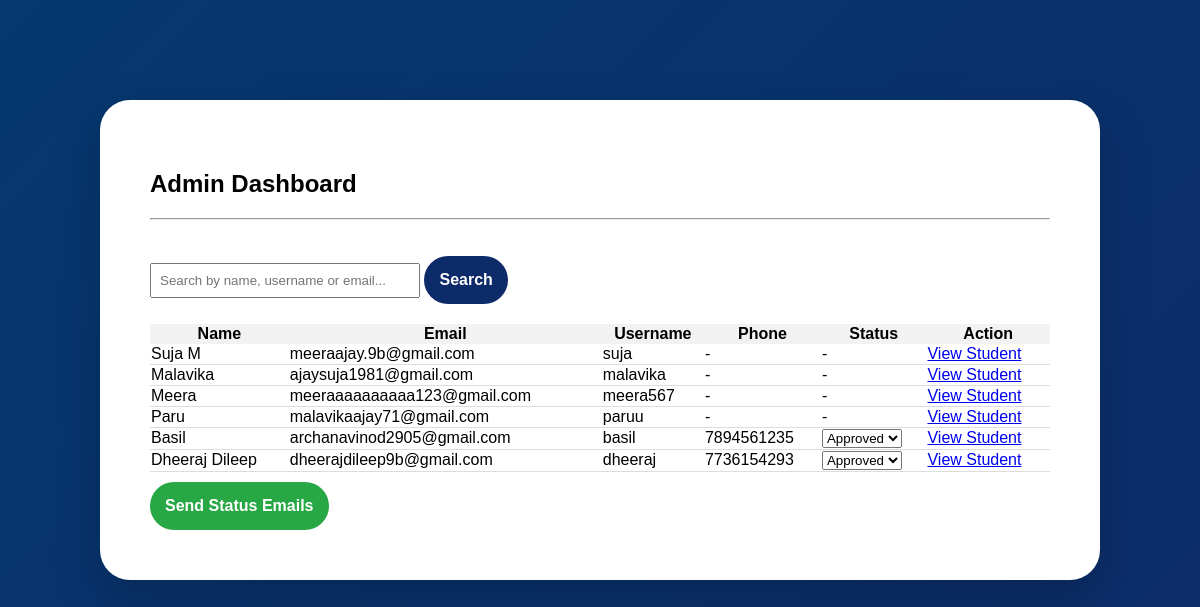
The app's page /admin-dashboard/ (signed in) with its own data.
### core/models.py (models this page shows, shortened)
class StudentProfile(models.Model):
    user = models.OneToOneField(User, on_delete=models.CASCADE)
    username = models.CharField(max_length=150)
    full_name = models.CharField(max_length=100)
    email = models.EmailField(unique=True)
    profile_photo = models.ImageField(upload_to='profile_photos/', blank=True, null=True)
    otp = models.CharField(max_length=6, blank=True, null=True)
    is_verified = models.BooleanField(default=False)

class InternshipApplication(models.Model):
    student = models.ForeignKey(StudentProfile, on_delete=models.CASCADE)
    phone_number = models.CharField(max_length=15)
    college_name = models.CharField(max_length=200)
    course_department = models.CharField(max_length=200)
    year_semester = models.CharField(max_length=50)
    skills = models.TextField()
    resume = models.FileField(upload_to='resumes/')
    applied_at = models.DateTimeField(auto_now_add=True)

### core/views.py (the view)
# urls.py: path('admin-dashboard/', views.admin_dashboard, name='admin_dashboard'),
@login_required
def admin_dashboard(request):
    if not request.user.is_staff:
        return redirect('home')
    query = request.GET.get('q', '')
    students = StudentProfile.objects.all()
    if query:
        students = students.filter(
            Q(full_name__icontains=query) |
            Q(username__icontains=query) |
            Q(email__icontains=query)
        )
    data = []
    for student in students:
        selection = InternshipSelection.objects.filter(student=student).first()
        application = InternshipApplication.objects.filter(student=student).first()
        data.append({
            'student': student,
            'selection': selection,
            'application': application
        })
    return render(request, 'admin_dashboard.html', {
        'data': data,
        'query': query
    })

### templates/admin_dashboard.html (shortened to what this page needs)
{% load static %}
<!DOCTYPE html>
<html>
<head>
    <link rel="stylesheet" href="{% static 'css/style.css' %}">
</head>
<body>
<section class="apply-page">
    <div class="apply-container">
        <h1>Admin Dashboard</h1>
        <hr><br>
        <form method="GET" style="margin-bottom:20px;">
            <input type="text"
                name="q"
                placeholder="Search by name, username or email..."
                value="{{ query }}"
                style="padding:8px; width:250px;">
            <button type="submit" class="submit-btn">
                Search
            </button>
        </form>
        <table style="width:100%; border-collapse: collapse;">
            <thead>
                <tr style="background:#f2f2f2;">
                    <th>Name</th>
                    <th>Email</th>
                    <th>Username</th>
                    <th>Phone</th>
                    <th>Status</th>
                    <th>Action</th>
                </tr>
            </thead>
            <tbody>
            {% for item in data %}
                <tr style="border-bottom:1px solid #ddd;">
                    <td>{{ item.student.full_name }}</td>
                    <td>{{ item.student.email }}</td>
                    <td>{{ item.student.username }}</td>
                    <td>
                        {% if item.application %}
                            {{ item.application.phone_number }}
                        {% else %}
                            -
                        {% endif %}
                    </td>
                    <td>
                        {% if item.selection %}
                            <form method="POST" action="{% url 'update_status' item.selection.id %}">
                                <select name="status" onchange="this.form.submit()">
                                    <option value="Approved" {% if item.selection.status == 'Approved' %}selected{% endif %}>Approved</option>
                                </select>
                            </form>
                        {% else %}
                            -
                        {% endif %}
                    </td>
                    <td>
                        <a href="{% url 'view_student' item.student.id %}">
                            View Student
                        </a>
                    </td>
                </tr>
            {% endfor %}
            </tbody>
        </table>
        <form method="POST" action="{% url 'send_bulk_emails' %}">
            <button type="submit" class="submit-btn" style="background-color: #28a745; color: white;">
                Send Status Emails
            </button>
        </form>
    </div>
</section>
</body>
</html>

### static/css/style.css (style rules this page uses)
html { scroll-behavior: smooth; }
body { font-family: Arial; margin: 0; padding: 0; background: #05386F; }
section { padding: 0; margin: 0; }
button { padding: 10px 15px; background: #2563eb; color: white; border: none; border-radius: 5px; cursor: pointer; }
.apply-page { min-height: 100vh; padding: 100px 8%; background: linear-gradient(135deg, #05386F, #0e2b69); }
.apply-container { max-width: 900px; margin: auto; background: white; padding: 50px; border-radius: 30px; box-shadow: 0 20px 50px rgba(0,0,0,0.2); }
.submit-btn { margin-top: 10px; padding: 15px; border-radius: 40px; border: none; background: #0e2b69; color: white; font-size: 16px; font-weight: 600; cursor: pointer; transition: 0.3s; }

### records on screen
StudentProfile: student.full_name "Suja M", student.email "meeraajay.9b@gmail.com", student.username "suja"
StudentProfile: student.full_name "Malavika", student.email "ajaysuja1981@gmail.com", student.username "malavika"
StudentProfile: student.full_name "Meera", student.email "meeraaaaaaaaaa123@gmail.com", student.username "meera567"
StudentProfile: student.full_name "Paru", student.email "malavikaajay71@gmail.com", student.username "paruu"
StudentProfile: student.full_name "Basil", student.email "archanavinod2905@gmail.com", student.username "basil", application.phone_number "7894561235"
StudentProfile: student.full_name "Dheeraj Dileep", student.email "dheerajdileep9b@gmail.com", student.username "dheeraj", application.phone_number "7736154293"
